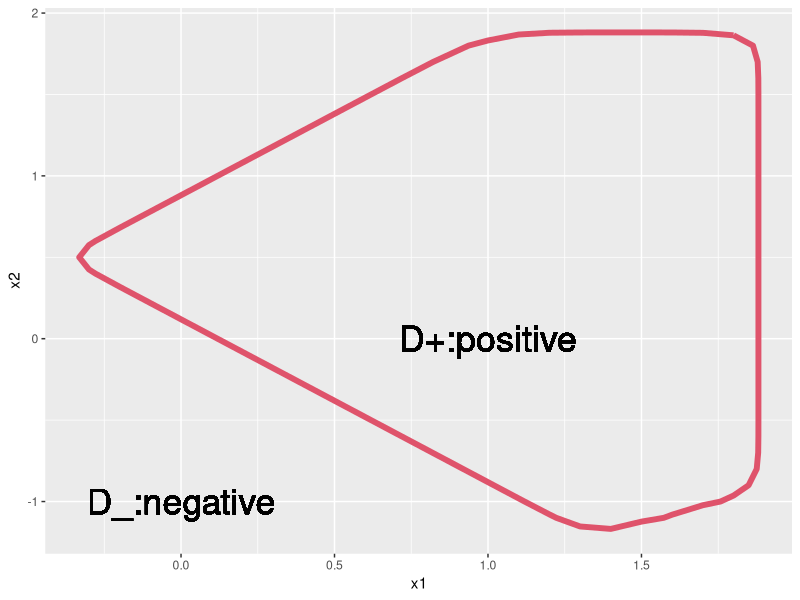
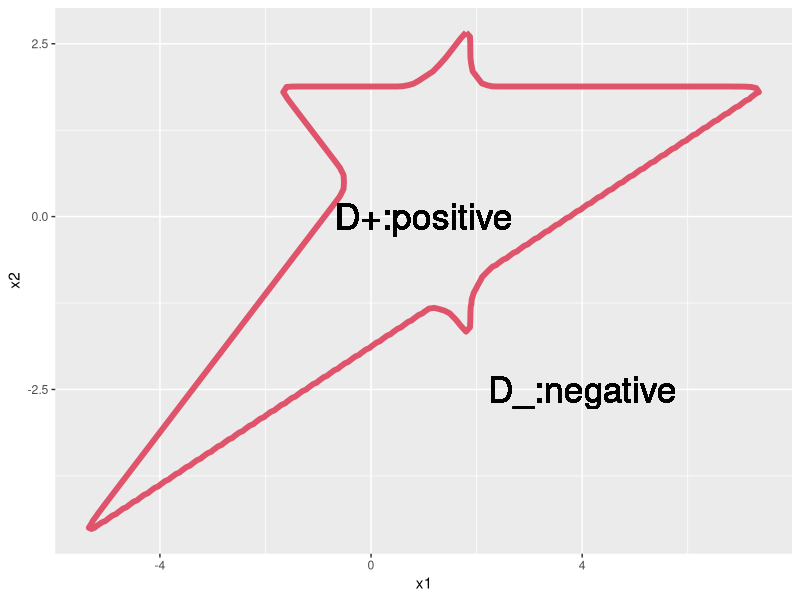
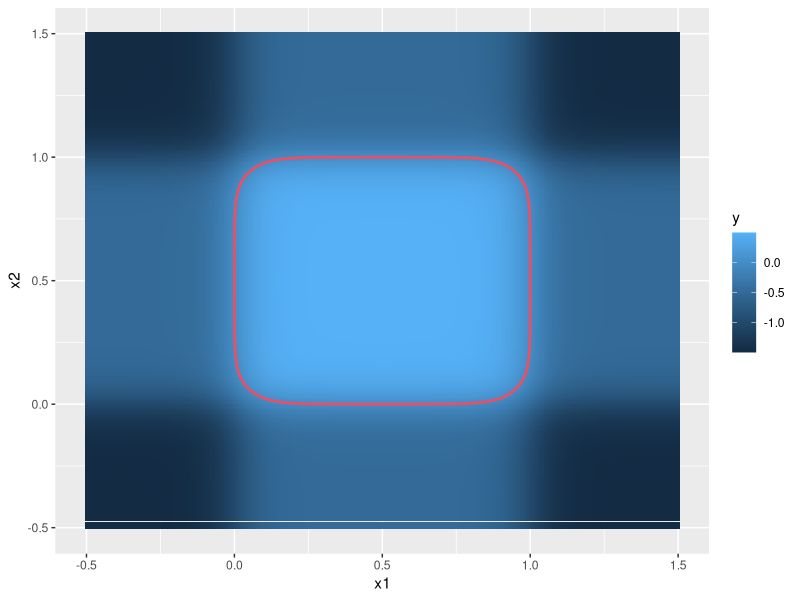
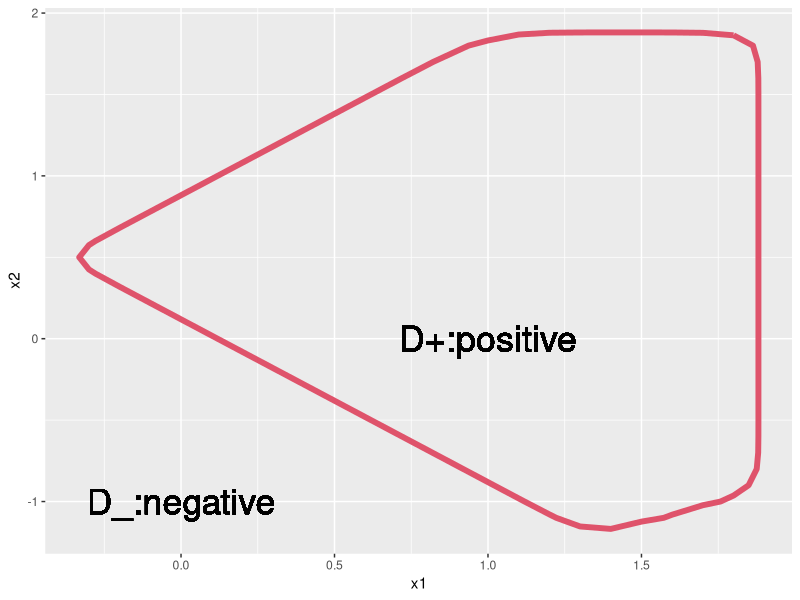

Here is the R script that generated these plots, in order:
##########
#STAT 535
##########
require(ggplot2)

#problem 1
#neural network
#function definition
##sigmoid function
phi<-function(u){
return(exp(u)/(1.0+exp(u)))}
##output function
network<-function(X,beta,beta0){
U<-crossprod(W,X)
Z<-phi(U)
return(beta0+crossprod(beta,Z))
}

#initialization
Beta<-rep(1,5)
beta0<--4.9
W<-20*matrix(c(1,0,2,2,2,1,1,0,-1,-.5,-1,1,-1,0,1),c(3,5),byrow=TRUE)
#input
#X<-c(1,x_1,x_2)

#simulate data
result<-data.frame(matrix(c(0,0,0),c(1,3)))
colnames(result)<-c("x1","x2","y")
for(x_1 in seq(-5,5,.1))
for(x_2 in seq(-5,5,.1)){
result<-rbind(result,c(x_1,x_2,(network(c(1,x_1,x_2),Beta,beta0))))
}
result<-result[-1,]
mean(result$y<0)
plot1 <- ggplot(result, aes(x=x1, y=x2, z = y))+
       stat_contour(breaks=0,colour=2,size=2)+
	   geom_text(data=NULL,x=1,y=0,label="D+:positive",size=9)+
	 geom_text(data=NULL,x=0,y=-1,label="D_:negative",size=9)
plot1
pdf<-pdf(file="HW1_1_1.pdf",width=10,height=8)
plot1
dev.off()
 
 
 beta0<--3.9
#simulate data
result<-data.frame(matrix(c(0,0,0),c(1,3)))
colnames(result)<-c("x1","x2","y")
for(x_1 in seq(-6,8,.1))
for(x_2 in seq(-6,8,.1)){
result<-rbind(result,c(x_1,x_2,(network(c(1,x_1,x_2),Beta,beta0))))
}
result<-result[-1,]
mean(result$y<0)
plot2 <- ggplot(result, aes(x=x1, y=x2, z = y))+
      stat_contour(breaks=0,colour=2,size=2)+
	  geom_text(data=NULL,x=1,y=0,label="D+:positive",size=9)+
	 geom_text(data=NULL,x=4,y=-2.5,label="D_:negative",size=9)
plot2 
pdf<-pdf(file="HW1_1_2.pdf",width=10,height=8)
plot2
dev.off()


#problem 2
##########
require(ggplot2)

#problem 1
#neural network
#function definition
##sigmoid function
phi<-function(u){
return(exp(u)/(1.0+exp(u)))}
##output function
network<-function(X,beta,beta0,W){
U<-crossprod(W,X)
Z<-phi(U)
return(beta0+crossprod(beta,Z))
}

#initialization
Beta<-rep(1,4)
beta0<--3.5
W<-20*matrix(c(0,1,0,1,1,-1,0,0,0,0,1,-1),c(3,4),byrow=TRUE)
#input
#X<-c(1,x_1,x_2)

#simulate data
result<-data.frame(matrix(c(0,0,0),c(1,3)))
colnames(result)<-c("x1","x2","y")
for(x_1 in seq(-.5,1.5,.01)){
        for(x_2 in seq(-.5,1.5,.01)){
             result<-rbind(result,c(x_1,x_2,(network(c(1,x_1,x_2),Beta,beta0,W))))
        }
}
result<-result[-1,]
mean(result$y<0)
plot1 <- ggplot(result, aes(x=x1, y=x2, z = y))+
	   geom_tile(aes(fill = y))+
	   stat_contour(breaks=0,colour=2,size=1)
	  # geom_text(data=NULL,x=1,y=0,label="D+:positive")+
	 #geom_text(data=NULL,x=0,y=-1,label="D_:negative")
plot1
pdf<-pdf(file="HW1_2_c.pdf",width=10,height=8)
plot1
dev.off()



	